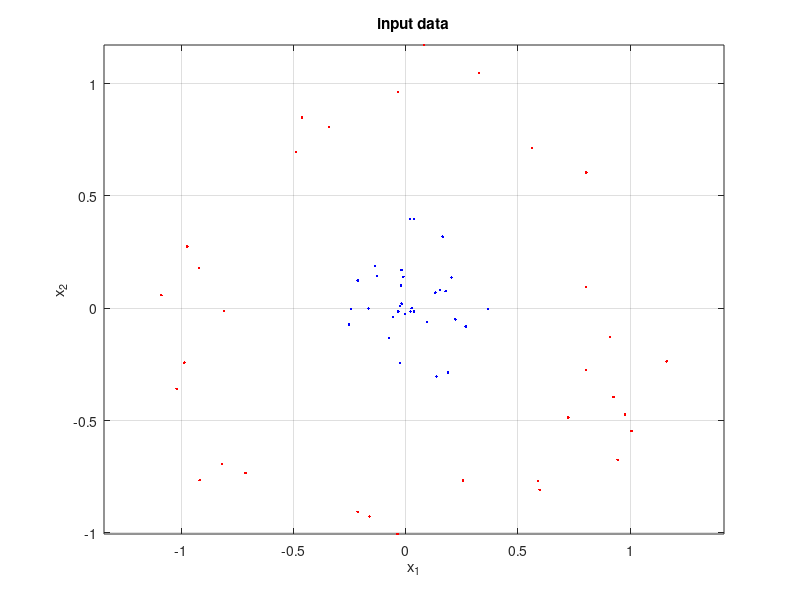
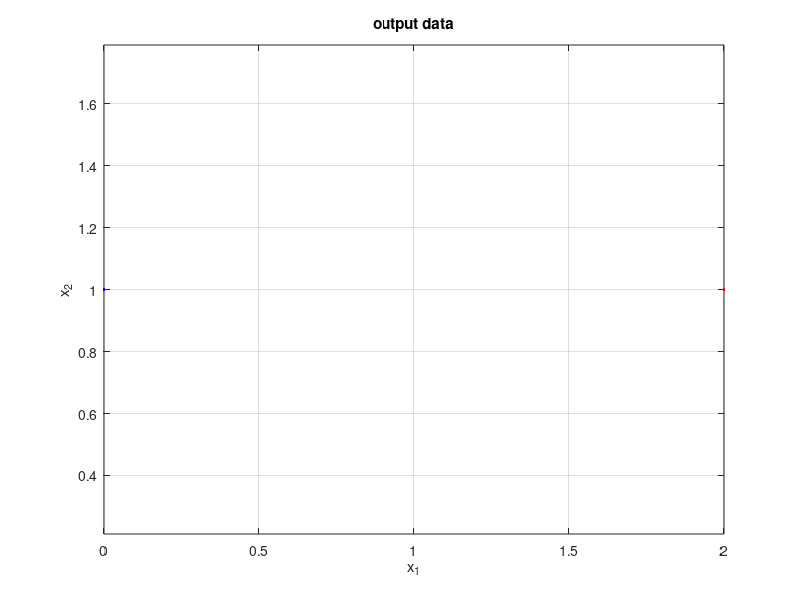

Recreate these plots in MATLAB, in order. (Note: this script raises an error after producing the figures.)
% Exercise for the Summer School 
% A Practical Introduction to Control, Numerics and Machine Learning
% on the IFAC CPDE 2022 
% Workshop on Control of Systems Governed by Partial Differential Equations
% Dr. Daniel Veldman (d.w.m.veldman@gmail.com)

clear all
close all
clc

N = 2;    % state dimension
I = 64;   % number of data points
NT = 101; % number of time points (layers)
weights = [0.01, 0.01];  % weights [w1, w2]

sigma =@(x) max(x, 0);   % activation function
dsigma =@(x) (x > 0);    % derivative of the activation function

V0 = zeros(2,2,NT-1);    % initial guess for Vk
b0 = zeros(2,NT-1);      % initial guess for bk

time = linspace(0,1,NT); % time grid
dt = time(2) - time(1);

%% generate training data and visualize it
theta = 2*pi*rand(1,I);
r     = [0.4*rand(1,I/2), 0.8+0.4*rand(1,I/2)];
Xin    = [r.*cos(theta); r.*sin(theta)];

figure(1)  % visiualize the input data
plot(Xin(1,1:I/2), Xin(2,1:I/2), 'b.')
hold on
plot(Xin(1,I/2+(1:I/2)), Xin(2,I/2+(1:I/2)), 'r.')
axis equal
xlabel 'x_1'
ylabel 'x_2'
title 'input data'
grid on

Yout = [0*ones(1,I/2), 2*ones(1,I/2);  % final condition in matrix form
    ones(1,I)];

figure(2)  % visiualize the output data
plot(Yout(1,1:I/2), Yout(2,1:I/2), 'b.')
hold on
plot(Yout(1,I/2+(1:I/2)), Yout(2,I/2+(1:I/2)), 'r.')
xlabel 'x_1'
ylabel 'x_2'
title 'output data'
axis equal
grid on

%% a. set up the neural network and loss function
Xin = Xin(:);  % convert the initial data to a column vector
Yout = Yout(:);  % convert the final data to a column vector

state0 = NN_compute_state(Xin, V0, b0, N, I, NT, sigma, dt); % time history

J0 = NN_loss_function(Yout, state0, V0, b0, NT, weights, dt);
Jstart = J0;

%% b. gradient computation and validation
Phi = NN_compute_adjoint(Yout, state0, V0, b0, N, I, NT, dsigma, weights, dt);
[gradV, gradb] = NN_compute_gradients(Phi, state0, V0, b0, N, I, NT, sigma, weights, dt);

% test gradb
db = -gradb;
% db = 0*b0; db(:, end) = rand(1,2);
atest = linspace(0, 0.3, 10);
Jtest = zeros(size(atest));
for ii = 1:length(atest)
    b1 = b0 + atest(ii)*db;
    state1 = NN_compute_state(Xin, V0, b1, N, I, NT, sigma, dt);
    Jtest(ii) = NN_loss_function(Yout, state1, V0, b1, NT, weights, dt);
end
Jappr = Jtest(1) + sum(sum(gradb.*db))*atest;
figure(4)
plot(atest, Jtest, atest, Jappr)
xlabel 'stepsize \beta'
ylabel 'loss function'
title 'J(V_0, b_0 - \beta \nabla_b J)'
grid on
%
% test gradV
dV = -gradV;
atest = linspace(0, 3, 10);
Jtest = zeros(size(atest));
for ii = 1:length(atest)
    V1 = V0 + atest(ii)*dV;
    state1 = NN_compute_state(Xin, V1, b0, N, I, NT, sigma, dt);
    Jtest(ii) = NN_loss_function(Yout, state1, V1, b0, NT, weights, dt);
end
Jappr = Jtest(1) + sum(sum(sum(gradV.*dV)))*atest;
figure(5)
plot(atest, Jtest, atest, Jappr)
xlabel 'stepsize \beta'
ylabel 'loss function'
title 'J(V_0 - \beta \nabla_V J, b_0)'
grid on

%% c. gradient descent
tic
Niters = 100;     % number of iterations (epochs)
beta = 1;         % initial learning rate (learning rate is adapted)
beta_hist = [];
Jhist = J0;
for ii = 1:Niters
    % compute adjoint state and gradients
    
    % choose the learning rate such that the cost function is decreasing
    
    % update values for new iteration
    J0 = J1;
    V0 = V1;
    b0 = b1;
    state0 = state1;
    
    % store history
    Jhist = [Jhist, J0];
    beta_hist = [beta_hist, beta];
end
toc

save(['Results_', num2str(Niters), 'Iterations']) % store results, for example such that you can make a movie later

%% plotting
Xout = state1(:, end);
Xout = reshape(Xout, 2, I);
figure(6)
plot(Xout(1,1:I/2), Xout(2,1:I/2), 'b.')
hold on
plot(Xout(1,I/2+(1:I/2)), Xout(2,I/2+(1:I/2)), 'r.')
xlabel 'x_1'
ylabel 'x_2'
title 'X_{out}'
axis equal
grid on

figure(7)
plot(state1(1:N:I, :).', state1(2:N:I, :).', 'b-')
hold on
plot(state1(I+(1:N:I), :).', state1(I+(2:N:I), :).', 'r-')
plot(state1(1:N:I, end).', state1(2:N:I, end).', 'b.')
plot(state1(I+(1:N:I), end).', state1(I+(2:N:I), end).', 'r.')
xlabel 'x_1'
ylabel 'x_2'
title 'trajectories'
axis equal
x1min = min(state1(1:N:end)); 
x1max = max(state1(1:N:end)); 
x2min = min(state1(2:N:end)); 
x2max = max(state1(2:N:end)); 
axis([1.1*x1min, 1.1*x1max, 1.1*x2min, 1.1*x2max])
grid on

figure(8)
plot(time,state1(1:N:I, :).', 'b-')
hold on
plot(time,state1(I+(2:N:I), :).', 'r-')
ylabel 'x_{i,1}'
xlabel 't (layers)'
grid on

figure(9)
plot(time, state1(2:N:I, :).', 'b-')
hold on
plot(time, state1(I+(2:N:I), :).', 'r-')
ylabel 'x_{i,2}'
xlabel 't (layers)'
grid on

figure(10)
plot(Jhist, 'linewidth', 2)
xlabel 'number of iterations'
ylabel 'loss function'
axis tight
grid on
ylim([0,Inf])

figure(11)
plot(beta_hist)
xlabel 'number of iterations'
ylabel 'learning rate'
axis tight
grid on
ylim([0,Inf])